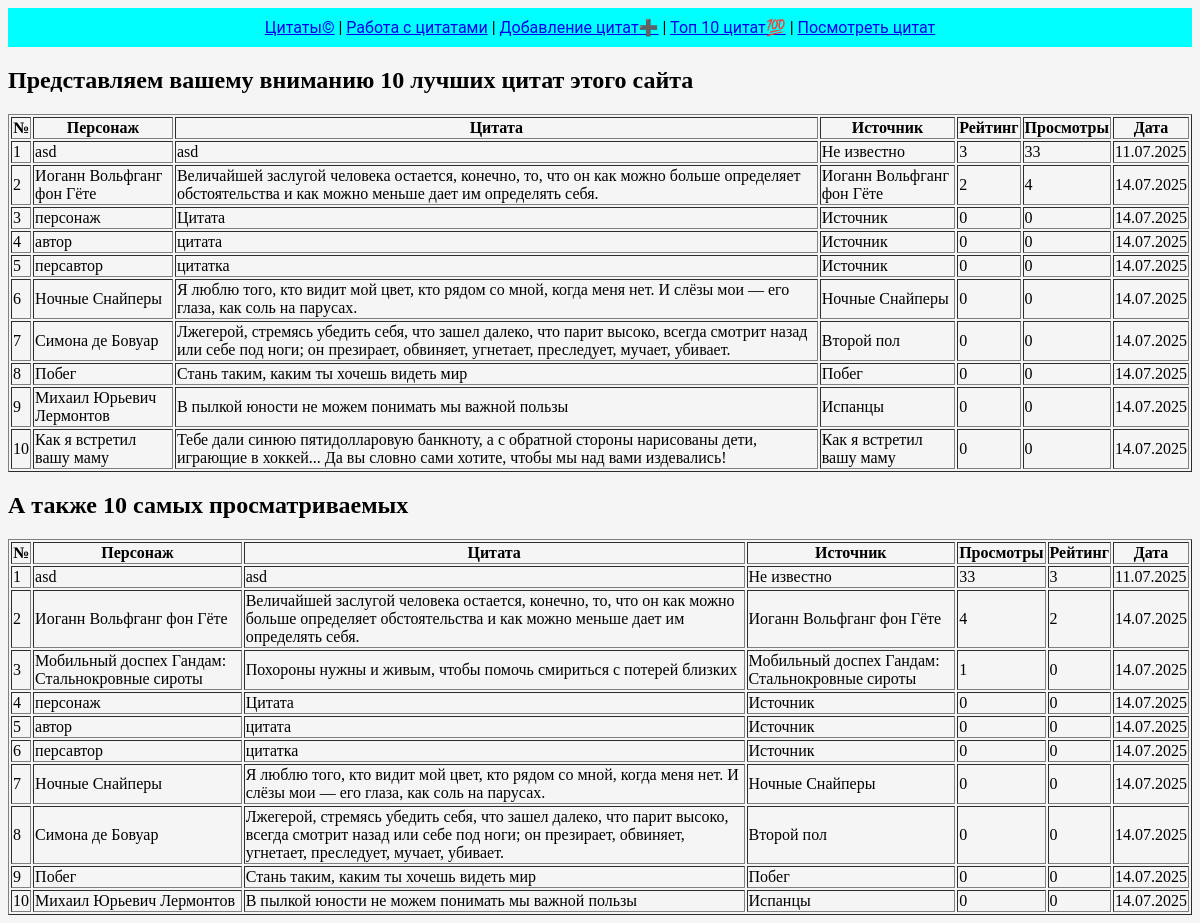
Before: /citate/top with the older database file.
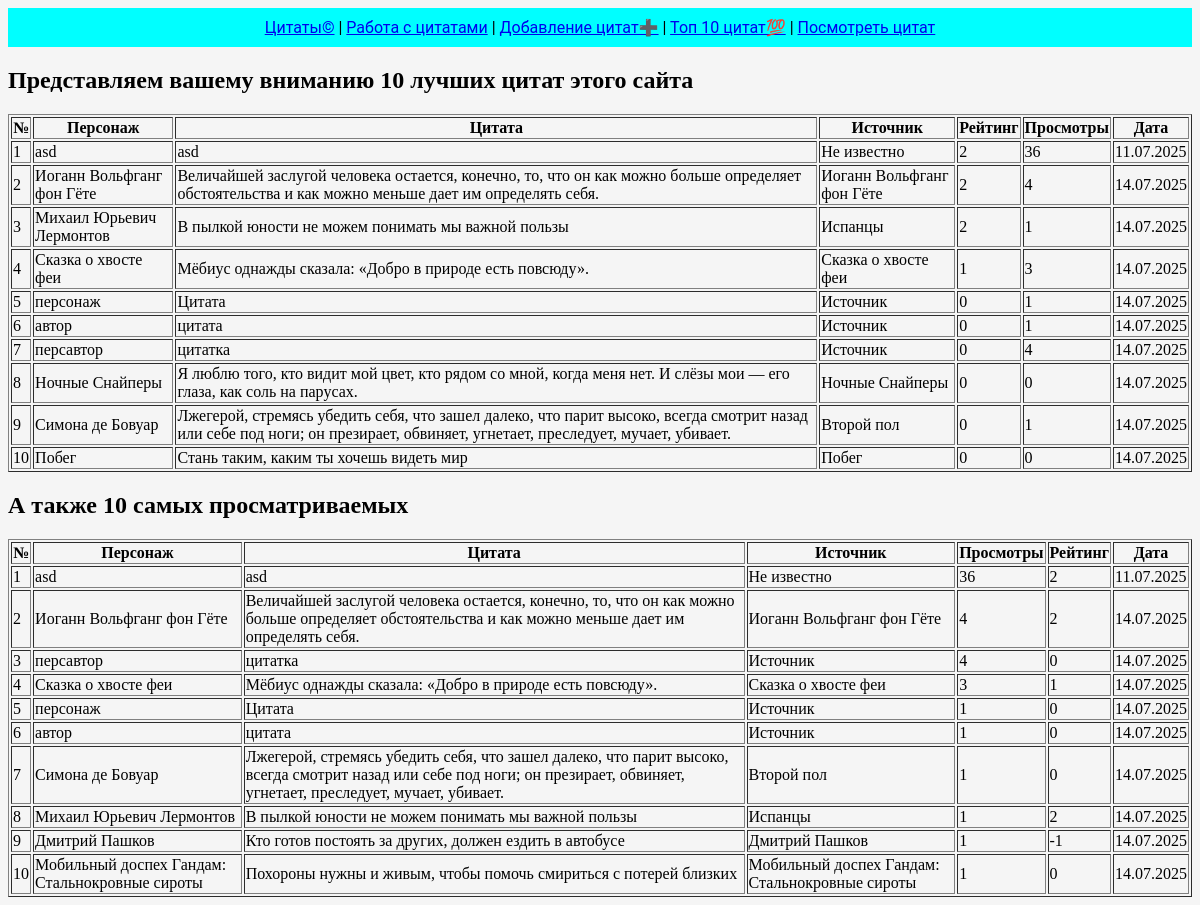
After: the same page with the newer database file.
### citate/models.py (models this page shows, shortened)
class Citata(models.Model):
    content = models.TextField(unique=True)
    character = models.CharField(max_length=75)
    source = models.CharField(max_length=75, default='Не известно')
    date = models.DateTimeField(auto_now_add=True)
    weight = models.IntegerField(validators=[MaxValueValidator(10), MinValueValidator(1)], default=1)
    views = models.IntegerField(default=0)
    raiting = models.IntegerField(default=0)
    user_name = models.CharField(max_length=75, default='Анонимно')

### citate/views.py (the view)
# urls.py: path('top', views.top_citate, name="top"),
def top_citate(request):
    citates_by_raiting = Citata.objects.all().order_by('-raiting')[:10]
    citates_by_views = Citata.objects.all().order_by('-views')[:10]
    return render(request, 'top.html', {'citates_by_raiting':citates_by_raiting, 'citates_by_views':citates_by_views})

### citate/templates/top.html (shortened to what this page needs)
{% extends 'layout.html' %}
{% block body %}
    <section>
        <h1>Представляем вашему вниманию 10 лучших цитат этого сайта</h1>
        <table border=1 class="top-citates-table">
            <thead>
                <tr>
                    <th>№</th>
                    <th>Персонаж</th>
                    <th>Цитата</th>
                    <th>Источник</th>
                    <th>Рейтинг</th>
                    <th>Просмотры</th>
                    <th>Дата</th>
                </tr>
            </thead>
            <tbody>
                {% for citate in citates_by_raiting %}
                <tr>
                    <td>{{ forloop.counter }}</td>
                    <td>{{ citate.character|default:"-" }}</td>
                    <td>{{ citate.content }}</td>
                    <td>{{ citate.source }}</td>
                    <td>{{ citate.raiting }}</td>
                    <td>{{ citate.views }}</td>
                    <td>{{ citate.date|date:"d.m.Y" }}</td>
                </tr>
                {% endfor %}
            </tbody>
        </table>
    </section>
    <section>
        <h1>А также 10 самых просматриваемых</h1>
        <table border=1 class="top-citates-table">
            <thead>
                <tr>
                    <th>№</th>
                    <th>Персонаж</th>
                    <th>Цитата</th>
                    <th>Источник</th>
                    <th>Просмотры</th>
                    <th>Рейтинг</th>
                    <th>Дата</th>
                </tr>
            </thead>
            <tbody>
                {% for citate in citates_by_views %}
                <tr>
                    <td>{{ forloop.counter }}</td>
                    <td>{{ citate.character|default:"-" }}</td>
                    <td>{{ citate.content }}</td>
                    <td>{{ citate.source }}</td>
                    <td>{{ citate.views }}</td>
                    <td>{{ citate.raiting }}</td>
                    <td>{{ citate.date|date:"d.m.Y" }}</td>
                </tr>
                {% endfor %}
            </tbody>
        </table>
    </section>
{% endblock %}

Changed rows visible on the page:
no longer on one of the page's lists (row unchanged): Citata: character "Ночные Снайперы", content "Я люблю того, кто видит мой цвет, кто рядом со мной, когда меня нет. И слёзы мои — его глаза, как соль на парусах.", source "Ночные Снайперы", views "0", raiting "0", date "14.07.2025"
no longer on this page (row unchanged): Citata: character "Как я встретил вашу маму", content "Тебе дали синюю пятидолларовую банкноту, а с обратной стороны нарисованы дети, играющие в хоккей... Да вы словно сами хотите, чтобы мы над вами издевались!", source "Как я встретил вашу маму", raiting "0", views "0", date "14.07.2025", shown under "Представляем вашему вниманию 10 лучших цитат этого сайта"
no longer on one of the page's lists (row unchanged): Citata: character "Побег", content "Стань таким, каким ты хочешь видеть мир", source "Побег", views "0", raiting "0", date "14.07.2025"
changed Citata "asd": raiting "3" → "2"; views "33" → "36"
changed Citata "Михаил Юрьевич Лермонтов": raiting "0" → "2"; views "0" → "1"; moves up the list
now on this page (row edited): Citata: character "Сказка о хвосте феи", content "Мёбиус однажды сказала: «Добро в природе есть повсюду».", source "Сказка о хвосте феи", raiting "1", views "3", date "14.07.2025"
changed Citata "персонаж": views "0" → "1"
changed Citata "автор": views "0" → "1"
changed Citata "персавтор": views "0" → "4"; moves up the list
changed Citata "Симона де Бовуар": views "0" → "1"
now on this page (row edited): Citata: character "Дмитрий Пашков", content "Кто готов постоять за других, должен ездить в автобусе", source "Дмитрий Пашков", views "1", raiting "-1", date "14.07.2025", shown under "А также 10 самых просматриваемых"
shown differently, row unchanged: Citata "Мобильный доспех Гандам: Стальнокровные сироты": moves down the list
